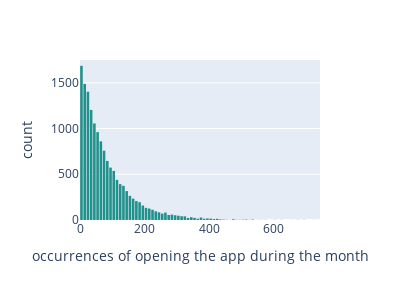

The code cell stored with this chart in its notebook:
### Code cell
# Histogram
fig = px.histogram(data_frame=df, x="sessions", 
                   labels={'sessions':'occurrences of opening the app during the month'}, 
                   nbins=100, range_x=[0,df.sessions.max()], range_y=[0,1750],
                   color_discrete_sequence=['#21918c'])
fig.update_layout(autosize=False, width=400,height=300, bargap=0.2)

### Figure 1 — Plotly figure (JSON) as saved in the notebook; plotly's stock layout.template omitted (floating-point values rounded to 4 significant figures; data arrays with more than 128 entries replaced by an {"elided": "..."} marker saying what was removed)
{"data": [{"alignmentgroup": "True", "bingroup": "x", "hovertemplate": "occurrences of opening the app during the month=%{x}<br>count=%{y}<extra></extra>", "legendgroup": "", "marker": {"color": "#21918c", "pattern": {"shape": ""}}, "name": "", "nbinsx": 100, "offsetgroup": "", "orientation": "v", "showlegend": false, "type": "histogram", "x": {"elided": "14999 int values"}, "xaxis": "x", "yaxis": "y"}], "layout": {"autosize": false, "bargap": 0.2, "barmode": "relative", "height": 300, "legend": {"tracegroupgap": 0}, "margin": {"t": 60}, "width": 400, "xaxis": {"anchor": "y", "domain": [0, 1], "range": [0, 743], "title": {"text": "occurrences of opening the app during the month"}, "type": "linear"}, "yaxis": {"anchor": "x", "domain": [0, 1], "range": [0, 1750], "title": {"text": "count"}}}}
